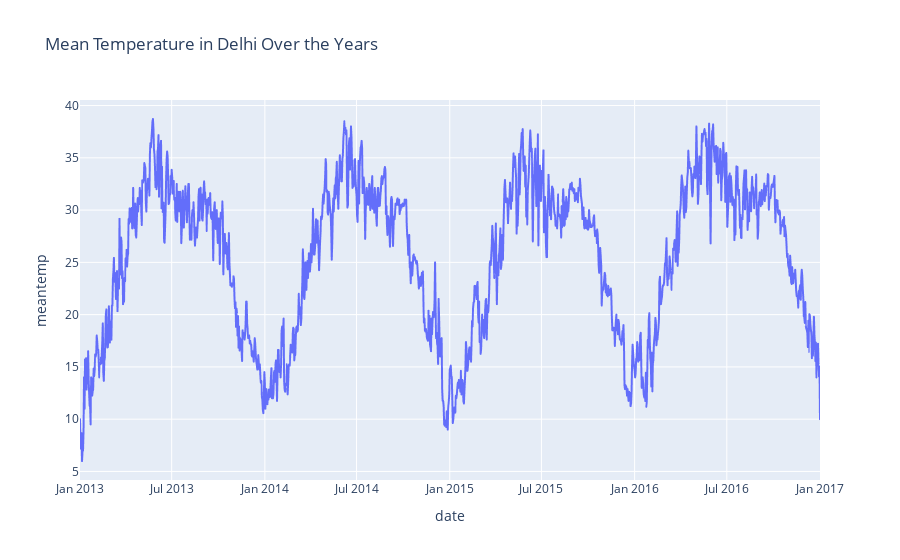

The notebook cell saved with this chart:
### Code cell
figure = px.line(dataset, x="date",  y="meantemp",  title='Mean Temperature in Delhi Over the Years')
figure.show()

### Figure 1 — Plotly figure (JSON) as saved in the notebook; plotly's stock layout.template omitted (floating-point values rounded to 4 significant figures; data arrays with more than 128 entries replaced by an {"elided": "..."} marker saying what was removed)
{"data": [{"hovertemplate": "date=%{x}<br>meantemp=%{y}<extra></extra>", "legendgroup": "", "line": {"color": "#636efa", "dash": "solid"}, "marker": {"symbol": "circle"}, "mode": "lines", "name": "", "showlegend": false, "type": "scattergl", "x": {"elided": "1462 str values"}, "xaxis": "x", "y": {"elided": "1462 float values"}, "yaxis": "y"}], "layout": {"legend": {"tracegroupgap": 0}, "title": {"text": "Mean Temperature in Delhi Over the Years"}, "xaxis": {"anchor": "y", "domain": [0, 1], "title": {"text": "date"}}, "yaxis": {"anchor": "x", "domain": [0, 1], "title": {"text": "meantemp"}}}}
